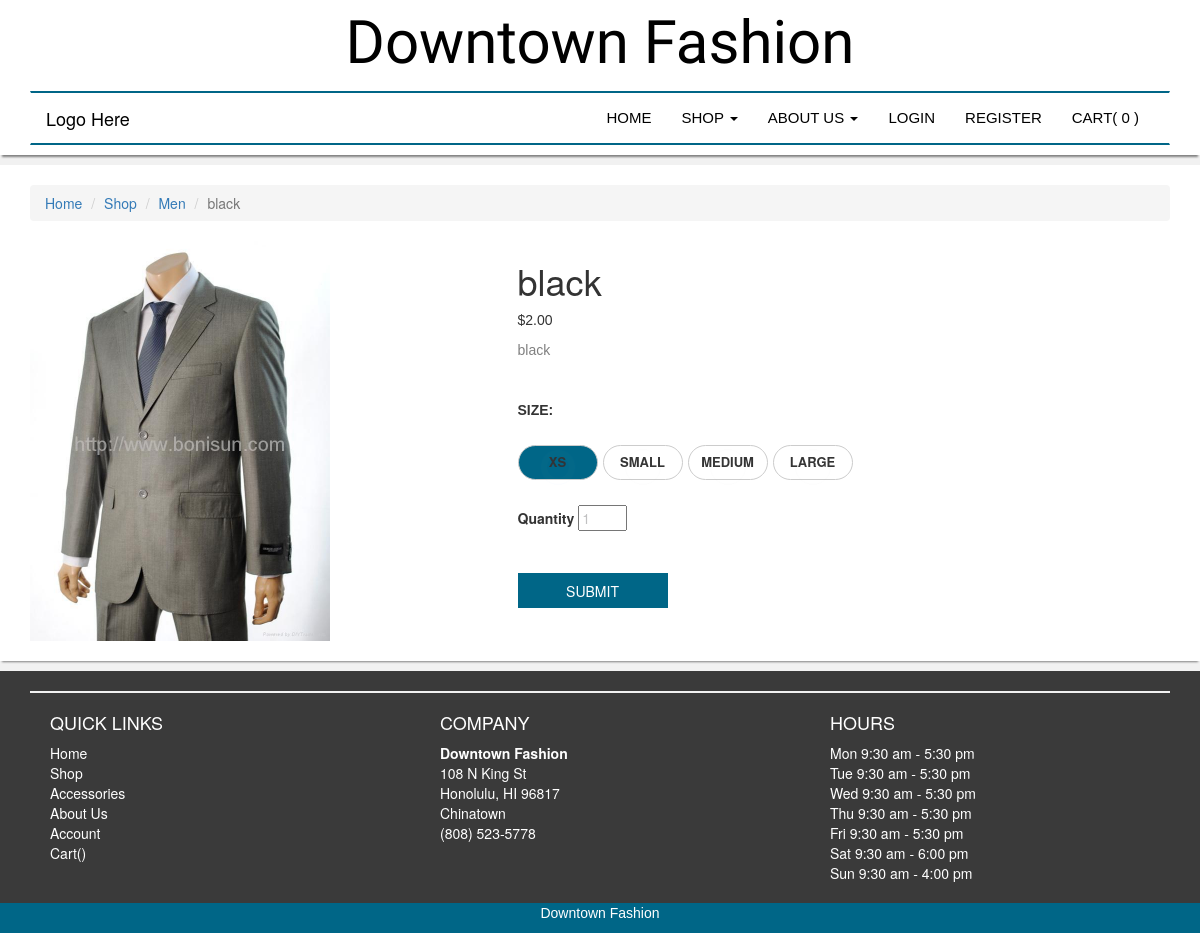
/shop/product.php?category=men_product&id=1, run on the app's committed database.
### tables this page shows
CREATE TABLE `men_product` (
  `ID` bigint(36) NOT NULL,
  `url` varchar(255) NOT NULL,
  `name` varchar(255) NOT NULL,
  `price` varchar(100) NOT NULL,
  `description` varchar(255) NOT NULL
);

### shop/product.php (the view, shortened to what this page needs)
<?php
    $navmenu = array(
            "Home"=> "../home",
            "Shop"=>"../shop",
            "Men"=>"../shop/men",
            "Women"=>"../shop/women",
            "Kids"=>"../shop/kids",
            "Accessories"=>"../shop/accessories",
            "About"=>"../about",
            "About-ICS415"=>"../../about/about-ics415",
            "Login"=>"../account/login",
            "Signup"=>"../account/signup",
            "Cart"=>"../cart",
            "Account"=>"../account",
            "Logout"=>"../main/logout.php",
        );
    require "../db/connection.php";
    $sql = "SELECT id, url, price, name, description FROM ".$_GET['category']." WHERE id = ".$_GET['id'];
    $result = mysqli_query($conn, $sql) or trigger_error("SQL", E_USER_ERROR);
    $row = mysqli_fetch_assoc($result);
    $category = isset($_GET['category']) ? $_GET['category'] : "";
    $id = isset($_GET['id']) ? $_GET['id'] : "";
    include('../main/head.php');
?>
<head>
    <link href="../main/style.css" rel="stylesheet" type="text/css">
    <link href="../main/nav.css" rel="stylesheet" type="text/css">
    <link href="style.css" rel="stylesheet" type="text/css">
</head>
<div class ="wrapper">
    <div id ="header_desc">
        <div class="container">
            <div id = "df_name">
                 <a href="../home/" class="company_name">Downtown Fashion</a>
            </div>
            <?php
                include('../main/header.php');
            ?>
        </div>
    </div>
    <div id="shop-wrapper">
        <div class="container">
            <ol class ="breadcrumb">
                <li><a href=<?php echo $navmenu['Home']?>>Home</a></li>
                <li><a href=<?php echo $navmenu['Shop']?>>Shop</a></li>
                <?php
                    if($_GET['category'] == "men_product"){
                        echo "<li><a href='../shop/men'>Men</a></li>";
                    }
                    else if($_GET['category'] == "women_product"){
                        echo "<li><a href='../shop/women'>Women</a></li>" ;
                    }
                ?>
                <li class="active"><?php echo $row['name']?></li>
            </ol>
            <div class = "row">
                <div class = "col-sm-5">
                    <?php
                        if($category == "men_product"){
                            echo "<img class='img_view' src = '../shop/men/" . $row['url']."'>";
                        }
                    ?>
                </div>
                <div class = "col-sm-7">
                    <p>
                        <h1><?php echo $row['name']?></h1>
                        <p>$<?php echo $row['price']?></p>
                        <p style="color: gray"><?php echo $row['description']?></p>
                        <br>
                    </p>
                    <form method = "POST" action =<?php echo "add_to_cart.php?id={$id}&name={$name}&category={$category}"?>>
                        <p><b>SIZE:</b> </p>
                        <ul class="size-option">
                            <li>
                                <input type="radio" id = "xs" value ="xs" name="size" checked="checked" />
                                <label for="xs">xs</label>
                            </li>
                            <li>
                                <input type="radio" id="sm" value = "sm" name="size" />
                                <label for="sm">small</label>
                            </li>
                            <li>
                                <input type="radio" id="md" value = "md" name="size" />
                                <label for="md">medium</label>
                            </li>
                            <li>
                                <input type="radio" id="lg" value = "lg" name="size" />
                                <label for="lg">large</label>
                            </li>
                        </ul>
                        <br><br><br>
                        <label for="Quantity" class="quantity-selector">Quantity</label>
                        <input type="number" id="Quantity" name="quantity" value="1" min="1" max="3" class="quantity-selector">
                        <br><br><br>
                         <input type="submit" value="Submit">
                    </form>
                </div>
            </div>
        </div>
    </div>
</div>
<?php
    include('../main/footer.php');
?>

### main/style.css (style rules this page uses)
html,body { position: relative; min-height: 100%; background: #f1f1f1; }
p { font-family: Helvetica, sans-serif; }
a { text-decoration: none; }
ul { list-style: none; margin: 0; padding:0; }
input[value] { color: #c1c1c2; }
input[type="submit"] { width: 150px; height: 35px; text-transform: uppercase; display: block; background: #006687; color: #fff; border: none; }
#header_desc { background: #fff; width: 100%; height: auto; box-shadow: 0 4px 2px -2px gray; }
a.company_name { font-family: 'Rochester', cursive; color: #000; font-size: 60px; }
#df_name { text-align: center; }
#home, #shop, #about, #signin-wrapper, #shop-wrapper, #cart { background: #fff; margin: 10px auto; min-height: calc(100vh - 435px); padding-top: 20px; padding-bottom: 20px; height: 100%; box-shadow: 0 3px 2px -2px gray; }

### shop/style.css (style rules this page uses)
.img_view { width: 300px; height: 400px; }
.size-option { list-style-type:none; margin:25px 0 0 0; padding:0; }
.size-option li { float:left; margin:0 5px 0 0; width:80px; height:40px; position:relative; }
.size-option label, .size-option input { display:block; position:absolute; text-align: center; top:0; left:0; right:0; bottom:0; }
.size-option input[type="radio"] { opacity:0.01; z-index:100; }
.size-option input[type="radio"]:checked + label, .Checked + label { background: #006687; }
.size-option label { padding:7px; border:1px solid #CCC; cursor:pointer; z-index:90; border-radius: 25px; text-transform: uppercase; font-size: 13px; }

### data on the page
men_product: name "black", url (picture), price "2.00", description "black"
